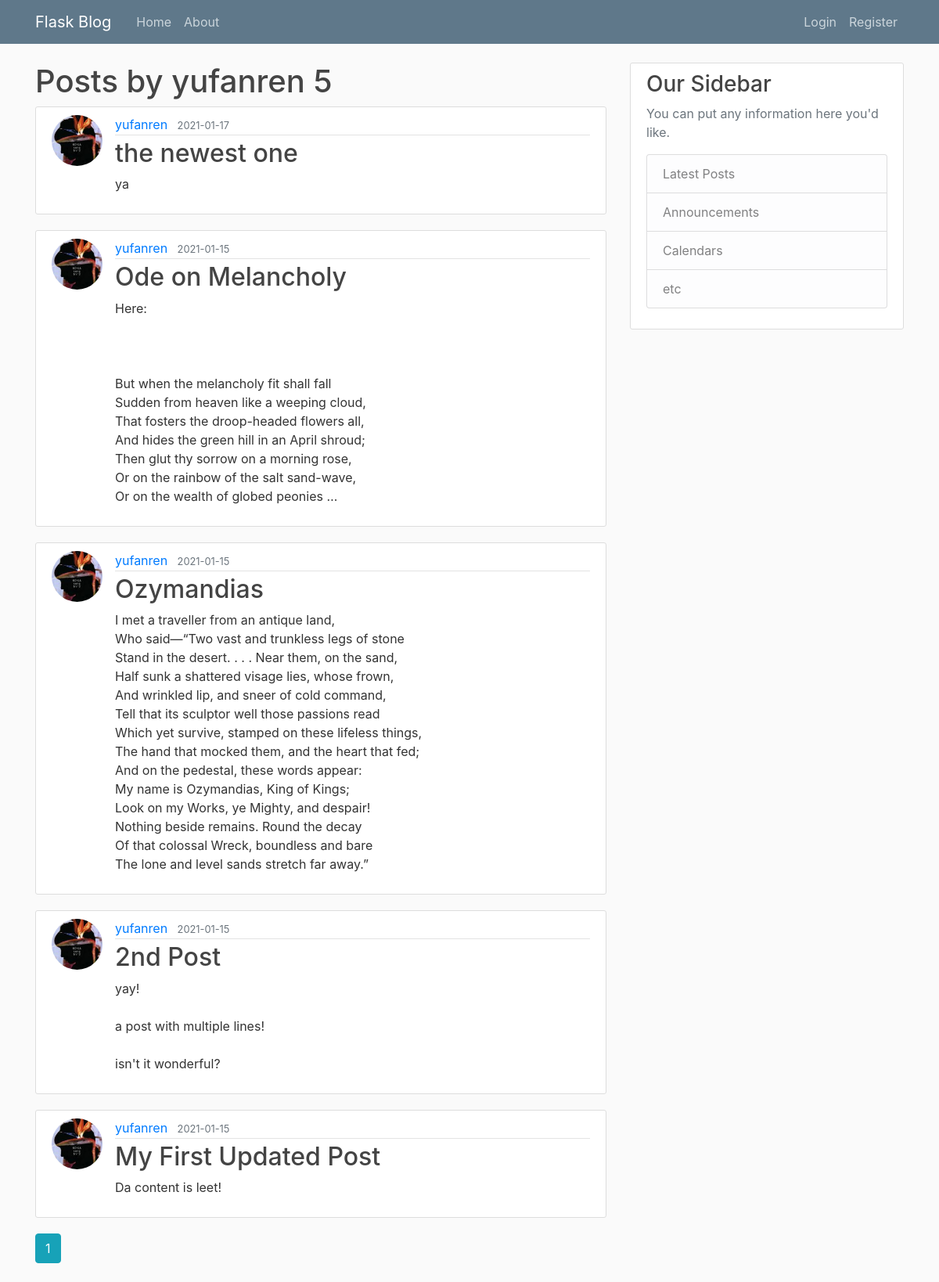
The page /user/yufanren on the database its author committed.
### flaskblog/models.py (models this page shows, shortened)
class User(db.Model, UserMixin):
    id = db.Column(db.Integer, primary_key=True)
    username = db.Column(db.String(20), unique=True, nullable=False)
    email = db.Column(db.String(120), unique=True, nullable=False)
    image_file = db.Column(db.String(20), nullable=False, default='default.jpg')
    password = db.Column(db.String(60), nullable=False)
    posts = db.relationship('Post', backref='author', lazy=True)

class Post(db.Model):
    id = db.Column(db.Integer, primary_key=True)
    title = db.Column(db.String(100), nullable=False)
    date_posted = db.Column(db.DateTime, nullable=False, default=datetime.utcnow)
    content = db.Column(db.Text, nullable=False)
    user_id = db.Column(db.Integer, db.ForeignKey('user.id'), nullable=False)

### flaskblog/users/routes.py (the view)
@users.route('/user/<string:username>')
def user_post(username):
    page = request.args.get('page', 1, type=int)
    user = User.query.filter_by(username=username).first_or_404()
    posts= Post.query.filter_by(author=user)\
        .order_by(Post.date_posted.desc())\
        .paginate(page=page, per_page=5)
    return render_template('user_post.html', posts=posts, user=user)

### flaskblog/templates/user_post.html (shortened to what this page needs)
{% extends "layout.html" %}
{% block content %}
    <h1 class="bm-3">Posts by {{ user.username }} {{ posts.total }}</h1>
    {% for post in posts.items %}
    <article class="media content-section">
      <img class = "rounded-circle article-img" src="{{ url_for('static', filename='profile_pics/' + post.author.image_file) }}">
      <div class="media-body">
        <div class="article-metadata">
          <a class="mr-2" href="{{ url_for('users.user_post', username=post.author.username) }}">{{ post.author.username }}</a>
          <small class="text-muted">{{ post.date_posted.strftime('%Y-%m-%d') }}</small>
        </div>
        <h2><a class="article-title" href="{{ url_for('posts.post', post_id=post.id) }}">{{ post.title }}</a></h2>
        <p class="article-content">{{ post.content }}</p>
      </div>
    </article>
    {% endfor %}
    {% for page_num in posts.iter_pages(left_edge=1, right_edge=1, left_current=1, right_current=2) %}
    {% if page_num %}
        {% if posts.page == page_num %}
            <a class="btn btn-info mb-4" href="{{ url_for('users.user_post', username=user.username, page=page_num) }}">{{ page_num }}</a>
        {% else %}
            <a class="btn btn-outline-info mb-4" href="{{ url_for('main.hello', page=page_num) }}">{{ page_num }}</a>
        {% endif %}
    {% endif %}
    {% endfor %}
{% endblock content %}

### flaskblog/templates/layout.html (shortened to what this page needs)
<!DOCTYPE html>
<html>
<head>
    <link rel="stylesheet" href="https://stackpath.bootstrapcdn.com/bootstrap/4.3.1/css/bootstrap.min.css">
    <link rel="stylesheet" type="text/css" href="{{ url_for('static', filename='main.css') }}">
</head>
<body>
    <header class="site-header">
      <nav class="navbar navbar-expand-md navbar-dark bg-steel fixed-top">
        <div class="container">
          <a class="navbar-brand mr-4" href="/">Flask Blog</a>
          <div class="collapse navbar-collapse" id="navbarToggle">
            <div class="navbar-nav mr-auto">
              <a class="nav-item nav-link" href="{{ url_for('main.hello') }}">Home</a>
              <a class="nav-item nav-link" href="{{ url_for('main.hello1') }}">About</a>
            </div>
            <div class="navbar-nav">
                {% if current_user.is_authenticated %}
                    <a class="nav-item nav-link" href="{{ url_for('posts.new_post') }}">New Post</a>
                    <a class="nav-item nav-link" href="{{ url_for('users.account') }}">{{ current_user.username }}</a>
                    <a class="nav-item nav-link" href="{{ url_for('users.logout') }}">Logout</a>
                {% else %}
                    <a class="nav-item nav-link" href="{{ url_for('users.login') }}">Login</a>
                    <a class="nav-item nav-link" href="{{ url_for('users.register') }}">Register</a>
                {% endif %}
            </div>
          </div>
        </div>
      </nav>
    </header>
    <main role="main" class="container">
      <div class="row">
        <div class="col-md-8">
          {% block content %}{% endblock %}
        </div>
        <div class="col-md-4">
          <div class="content-section">
            <h3>Our Sidebar</h3>
            <p class='text-muted'>You can put any information here you'd like.
              <ul class="list-group">
                <li class="list-group-item list-group-item-light">Latest Posts</li>
                <li class="list-group-item list-group-item-light">Announcements</li>
                <li class="list-group-item list-group-item-light">Calendars</li>
                <li class="list-group-item list-group-item-light">etc</li>
              </ul>
            </p>
          </div>
        </div>
      </div>
    </main>
</body>
</html>

### flaskblog/static/main.css (style rules this page uses)
body { background: #fafafa; color: #333333; margin-top: 5rem; }
h1, h2, h3, h4, h5, h6 { color: #444444; }
.bg-steel { background-color: #5f788a; }
.site-header .navbar-nav .nav-link { color: #cbd5db; }
.content-section { background: #ffffff; padding: 10px 20px; border: 1px solid #dddddd; border-radius: 3px; margin-bottom: 20px; }
.article-title { color: #444444; }
.article-content { white-space: pre-line; }
.article-img { height: 65px; width: 65px; margin-right: 16px; }
.article-metadata { padding-bottom: 1px; margin-bottom: 4px; border-bottom: 1px solid #e3e3e3 }

### rows shown on the page
User: username "yufanren"
Post: image_file (picture), author.username "yufanren", date_posted "2021-01-17", title "the newest one", content "ya"
Post: image_file (picture), author.username "yufanren", date_posted "2021-01-15", title "Ode on Melancholy", content "Here: But when the melancholy fit shall fall Sudden from heaven like a weeping cloud, That fosters the droop-headed flowers all, And hides the green hill in an April shroud; Then glut thy sorrow on a morning rose, Or on the rainbow of the salt sand-wave, Or on the wealth of globed peonies …"
Post: image_file (picture), author.username "yufanren", date_posted "2021-01-15", title "Ozymandias", content "I met a traveller from an antique land, Who said—“Two vast and trunkless legs of stone Stand in the desert. . . . Near them, on the sand, Half sunk a shattered visage lies, whose frown, And wrinkled lip, and sneer of cold command, Tell that its sculptor well those passions read Which yet survive, stamped on these lifeless things, The hand that mocked them, and the heart that fed; And on the pedestal, these words appear: My name is Ozymandias, King of Kings; Look on my Works, ye Mighty, and despair! Nothing beside remains. Round the decay Of that colossal Wreck, boundless and bare The lone and level sands stretch far away.”"
Post: image_file (picture), author.username "yufanren", date_posted "2021-01-15", title "2nd Post", content "yay! a post with multiple lines! isn't it wonderful?"
Post: image_file (picture), author.username "yufanren", date_posted "2021-01-15", title "My First Updated Post", content "Da content is leet!"

### other values the page prints
{{ posts.total }} "5"
{{ page_num }} "1"
